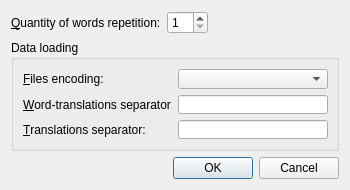
<?xml version="1.0" encoding="UTF-8"?>
<ui version="4.0">
 <class>SettingsDialog</class>
 <widget class="QDialog" name="SettingsDialog">
  <property name="geometry">
   <rect>
    <x>0</x>
    <y>0</y>
    <width>350</width>
    <height>190</height>
   </rect>
  </property>
  <property name="minimumSize">
   <size>
    <width>350</width>
    <height>190</height>
   </size>
  </property>
  <property name="maximumSize">
   <size>
    <width>350</width>
    <height>190</height>
   </size>
  </property>
  <property name="windowTitle">
   <string>Settings</string>
  </property>
  <property name="locale">
   <locale language="Russian" country="Ukraine"/>
  </property>
  <property name="modal">
   <bool>true</bool>
  </property>
  <layout class="QGridLayout" name="gridLayout_2">
   <item row="0" column="0">
    <widget class="QLabel" name="label">
     <property name="text">
      <string>&amp;Quantity of words repetition:</string>
     </property>
     <property name="buddy">
      <cstring>m_sbRepetitions</cstring>
     </property>
    </widget>
   </item>
   <item row="0" column="1" colspan="2">
    <widget class="QSpinBox" name="m_sbRepetitions">
     <property name="sizePolicy">
      <sizepolicy hsizetype="Fixed" vsizetype="Fixed">
       <horstretch>0</horstretch>
       <verstretch>0</verstretch>
      </sizepolicy>
     </property>
     <property name="minimumSize">
      <size>
       <width>40</width>
       <height>0</height>
      </size>
     </property>
     <property name="minimum">
      <number>1</number>
     </property>
     <property name="maximum">
      <number>20</number>
     </property>
    </widget>
   </item>
   <item row="1" column="0" colspan="3">
    <widget class="QGroupBox" name="groupBox">
     <property name="title">
      <string>Data loading</string>
     </property>
     <layout class="QGridLayout" name="gridLayout">
      <item row="0" column="0">
       <widget class="QLabel" name="label_2">
        <property name="text">
         <string>&amp;Files encoding:</string>
        </property>
        <property name="buddy">
         <cstring>m_cbFilesEncoding</cstring>
        </property>
       </widget>
      </item>
      <item row="0" column="1">
       <widget class="QComboBox" name="m_cbFilesEncoding">
        <property name="sizePolicy">
         <sizepolicy hsizetype="Fixed" vsizetype="Fixed">
          <horstretch>0</horstretch>
          <verstretch>0</verstretch>
         </sizepolicy>
        </property>
        <property name="minimumSize">
         <size>
          <width>150</width>
          <height>0</height>
         </size>
        </property>
        <property name="maximumSize">
         <size>
          <width>150</width>
          <height>16777215</height>
         </size>
        </property>
       </widget>
      </item>
      <item row="1" column="0">
       <widget class="QLabel" name="label_3">
        <property name="text">
         <string>&amp;Word-translations separator:</string>
        </property>
        <property name="buddy">
         <cstring>m_leSepWT</cstring>
        </property>
       </widget>
      </item>
      <item row="1" column="1">
       <widget class="QLineEdit" name="m_leSepWT">
        <property name="sizePolicy">
         <sizepolicy hsizetype="Fixed" vsizetype="Fixed">
          <horstretch>0</horstretch>
          <verstretch>0</verstretch>
         </sizepolicy>
        </property>
        <property name="minimumSize">
         <size>
          <width>150</width>
          <height>0</height>
         </size>
        </property>
        <property name="maximumSize">
         <size>
          <width>150</width>
          <height>16777215</height>
         </size>
        </property>
        <property name="font">
         <font>
          <pointsize>10</pointsize>
         </font>
        </property>
       </widget>
      </item>
      <item row="2" column="0">
       <widget class="QLabel" name="label_4">
        <property name="text">
         <string>&amp;Translations separator:</string>
        </property>
        <property name="buddy">
         <cstring>m_leSepTT</cstring>
        </property>
       </widget>
      </item>
      <item row="2" column="1">
       <widget class="QLineEdit" name="m_leSepTT">
        <property name="sizePolicy">
         <sizepolicy hsizetype="Fixed" vsizetype="Fixed">
          <horstretch>0</horstretch>
          <verstretch>0</verstretch>
         </sizepolicy>
        </property>
        <property name="minimumSize">
         <size>
          <width>150</width>
          <height>0</height>
         </size>
        </property>
        <property name="maximumSize">
         <size>
          <width>150</width>
          <height>16777215</height>
         </size>
        </property>
        <property name="font">
         <font>
          <pointsize>10</pointsize>
         </font>
        </property>
       </widget>
      </item>
     </layout>
    </widget>
   </item>
   <item row="2" column="0" colspan="2">
    <spacer name="horizontalSpacer">
     <property name="orientation">
      <enum>Qt::Horizontal</enum>
     </property>
     <property name="sizeHint" stdset="0">
      <size>
       <width>167</width>
       <height>20</height>
      </size>
     </property>
    </spacer>
   </item>
   <item row="2" column="2">
    <widget class="QDialogButtonBox" name="buttonBox">
     <property name="standardButtons">
      <set>QDialogButtonBox::Cancel|QDialogButtonBox::Ok</set>
     </property>
    </widget>
   </item>
  </layout>
 </widget>
 <resources/>
 <connections>
  <connection>
   <sender>buttonBox</sender>
   <signal>accepted()</signal>
   <receiver>SettingsDialog</receiver>
   <slot>accept()</slot>
   <hints>
    <hint type="sourcelabel">
     <x>340</x>
     <y>158</y>
    </hint>
    <hint type="destinationlabel">
     <x>157</x>
     <y>189</y>
    </hint>
   </hints>
  </connection>
  <connection>
   <sender>buttonBox</sender>
   <signal>rejected()</signal>
   <receiver>SettingsDialog</receiver>
   <slot>reject()</slot>
   <hints>
    <hint type="sourcelabel">
     <x>340</x>
     <y>158</y>
    </hint>
    <hint type="destinationlabel">
     <x>286</x>
     <y>189</y>
    </hint>
   </hints>
  </connection>
 </connections>
</ui>
